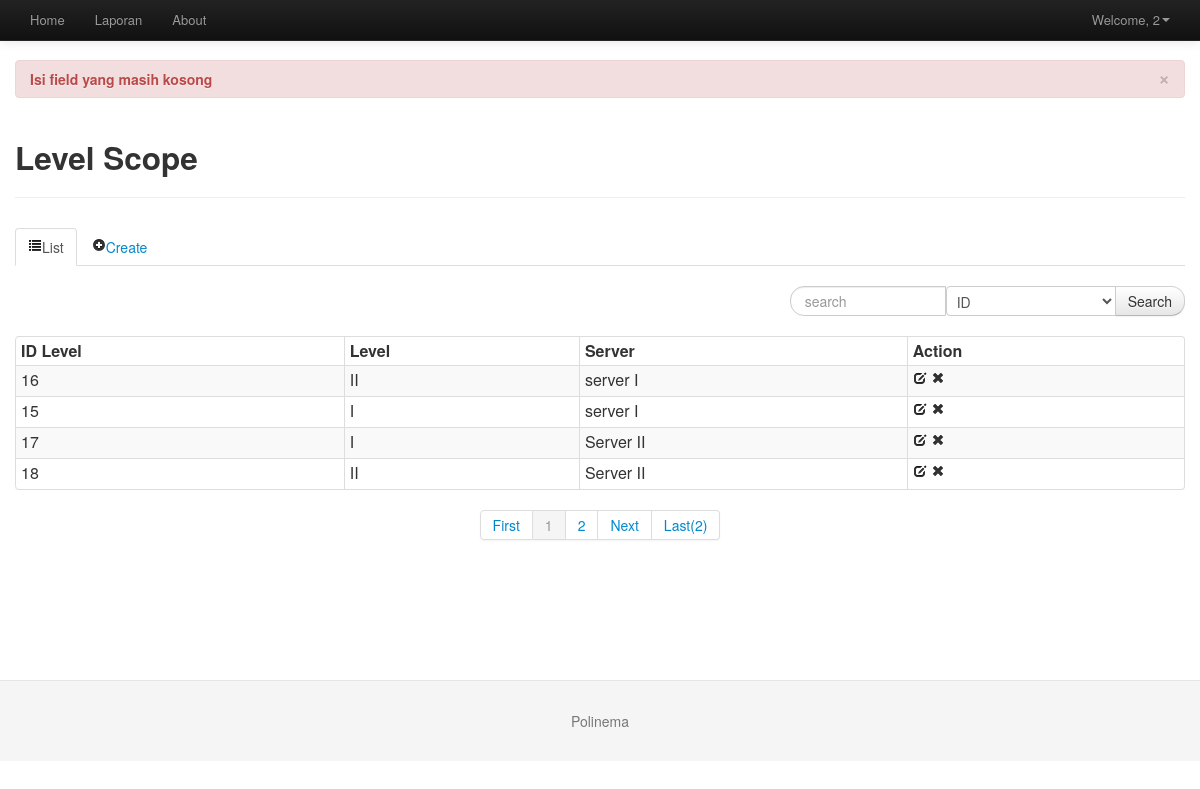
Screenshot of /?page=Level&error=empty (signed in) with the database file from the repository.
### tables this page shows
CREATE TABLE IF NOT EXISTS `siswa` (
  `id` int(10) NOT NULL AUTO_INCREMENT,
  `nis` int(100) NOT NULL,
  `nama_siswa` varchar(100) NOT NULL,
  `password` varchar(100) NOT NULL,
  `id_kelas` int(10) NOT NULL,
  `email` varchar(100) NOT NULL,
  PRIMARY KEY (`id`)
);

CREATE TABLE IF NOT EXISTS `kelas` (
  `id` int(10) NOT NULL AUTO_INCREMENT,
  `id_jurusan` int(10) NOT NULL,
  `nama_kelas` varchar(100) NOT NULL,
  PRIMARY KEY (`id`)
);

CREATE TABLE IF NOT EXISTS `jurusan` (
  `id` int(10) NOT NULL AUTO_INCREMENT,
  `nama_jurusan` varchar(100) NOT NULL,
  PRIMARY KEY (`id`),
  UNIQUE KEY `nama_jurusan` (`nama_jurusan`)
);

### master/master_kelas.php (the view, shortened to what this page needs)
<div class="row">
<div class="span12">
<?php
	$dataPerPage = 10;
	if(isset($_GET['halaman']) and !empty($_GET['halaman']))
	{
		$noPage = $_GET['halaman'];
	}
	else $noPage = 1;
	$offset = ($noPage - 1) * $dataPerPage;
?>
	<div class="page-header">
		<h2>Level Scope</h2>
	</div>
	<div>
		<ul class="nav nav-tabs">
            <li class="active"><a href="#list" data-toggle="tab"><i class="icon-list"></i>List</a></li>
            <li><a href="#new" data-toggle="tab"><i class="icon-plus-sign"></i>Create</a></li>
         </ul>
<div class="tab-content active">
    <div class="tab-pane active" id="list">
 		<form class="form-search" align="right" method="GET" action="">
		  <div class="input-append">
			<input type="text" class="span2 search-query" placeholder="search" name="txt_search">
			<select class="span2" name="jenis_search">
				<option value='kelas.id'>ID</option>
			</select>
			<button type="submit" class="btn">Search</button>
		  </div>
		</form>
        <table class="table table-striped table-condensed table-bordered">
            <thead>
                <tr>
                    <th>ID Level</th>
                    <th>Level</th>
                    <th>Server</th>
                    <th>Action</th>
                </tr>
            </thead>
        <tbody>
		<?php
		if(empty($_GET["txt_search"])){
		$txt_search="";
		}
		else{
		$txt_search=$_GET["txt_search"];
		}
		$jenis_search = $_GET["jenis_search"];
		if(!empty($txt_search)){
			$query_count   = mysql_query("SELECT COUNT(*) AS jml_data FROM kelas where $jenis_search like '%$txt_search%'");
			$query_page = mysql_query("select kelas.id,kelas.id_jurusan,kelas.nama_kelas,jurusan.nama_jurusan from kelas,jurusan where kelas.id_jurusan=jurusan.id and $jenis_search like '%$txt_search%' LIMIT $offset, $dataPerPage");
		}else{
			$query_count   = mysql_query("SELECT COUNT(*) AS jml_data FROM kelas");
			$query_page = mysql_query("select kelas.id,kelas.id_jurusan,kelas.nama_kelas,jurusan.nama_jurusan from kelas,jurusan where kelas.id_jurusan=jurusan.id LIMIT $offset, $dataPerPage");
		}
			$array_count   = mysql_fetch_array($query_count);
			$jml_data = $array_count["jml_data"];
			$jumPage = ceil($jml_data/$dataPerPage);
			while($array_page = mysql_fetch_array($query_page)){
		?>
            <tr>
                <td><?php echo $array_page["id"]; ?></td>
                <td><?php echo $array_page["nama_kelas"]; ?></td>
                <td><?php echo $array_page["nama_jurusan"]; ?></td>
                <td>
                    <a href="#edit" data-toggle="modal" onclick="javacript:edit(<?php echo $array_page['id'].",'".$array_page['id_jurusan']."','".$array_page["nama_kelas"]."','".$array_page['nama_jurusan']."'";?>)"><i class="icon-edit"></i></a>
                    <a href="javascript:confirmDelete('proses/master_kelas/delete.php?id=<?php echo $array_page["id"]; ?>')"><i class="icon-remove"></i></a>
                </td>
            </tr>
		<?php
			}
		?>
        </tbody>
        </table>
		<div class="pagination pagination-centered">
			<?php
			if(!empty($txt_search)){
			?>
            <ul>
                <li><a href="?page=Level&halaman=1&txt_search=<?php echo $txt_search; ?>&jenis_search=<?php echo $jenis_search; ?>">First</a></li>
                <li>
					<?php
					if ($noPage > 1) echo  "<a href='?page=Level&halaman=".($noPage-1)."&txt_search=".$txt_search."&jenis_search=".$jenis_search."'>Prev</a>";
                   ?>
                </li>
					<?php
						$noPage1 = $noPage - 1;
						$noPage2 = $noPage - 2;
						$noPage3 = $noPage + 1;
						$noPage4 = $noPage + 2;
						if($noPage > 2)echo "<li><a href='?page=Level&halaman=".$noPage2."&txt_search=".$txt_search."&jenis_search=".$jenis_search."'>".$noPage2."</a></li>";
						if($noPage > 1)echo "<li><a href='?page=Level&halaman=".$noPage1."&txt_search=".$txt_search."&jenis_search=".$jenis_search."'>".$noPage1."</a></li>";
						echo "<li class='active'><a href='?page=Level&halaman=".$noPage."&txt_search=".$txt_search."&jenis_search=".$jenis_search."'>".$noPage."</a></li>";
						if($jumPage > $noPage){
							echo "<li><a href='?page=Level&halaman=".$noPage3."&txt_search=".$txt_search."&jenis_search=".$jenis_search."'>".$noPage3."</a></li>";
							if($jumPage > $noPage3)echo "<li><a href='?page=Level&halaman=".$noPage4."&txt_search=".$txt_search."&jenis_search=".$jenis_search."'>".$noPage4."</a></li>";
						}
					?>
                <li>
                        <?php
						if ($noPage < $jumPage) echo "<li><a href='?page=Level&halaman=".($noPage+1)."&txt_search=".$txt_search."&jenis_search=".$jenis_search."'>Next</a>";
						?>
                </li>
                <li><a href="?page=Level&halaman=<?php echo $jumPage; ?>&txt_search=<?php echo $txt_search; ?>&jenis_search=<?php echo $jenis_search; ?>">Last(<?php echo $jumPage; ?>)</a></li>
            </ul>
			<?php
			}else{
			?>
			<ul>
                <li><a href="?page=Level&halaman=1">First</a></li>
					<?php
						$noPage3 = $noPage + 1;
						echo "<li class='active'><a href='?page=Level&halaman=".$noPage."'>".$noPage."</a></li>";
						if($jumPage > $noPage){
							echo "<li><a href='?page=Level&halaman=".$noPage3."'>".$noPage3."</a></li>";
						}
					?>
                <li>
                        <?php
						if ($noPage < $jumPage) echo "<li><a href='?page=Level&halaman=".($noPage+1)."'>Next</a>";
						?>
                </li>
                <li><a href="?page=Level&halaman=<?php echo $jumPage; ?>">Last(<?php echo $jumPage; ?>)</a></li>
            </ul>
			<?php
			}
			?>
        </div>
    </div>
</div>
</div>
</div>
</div>

### menu/user.php (shortened to what this page needs)
<ul class="nav pull-right">
<?php
if($user_type == "admin"){
	$query_menu_user = mysql_query("select*from admin where id='$id_user'");
	$array_menu_user = mysql_fetch_array($query_menu_user);
	$nama_menu_user = $array_menu_user["nama"];
}else if($user_type == "siswa"){
	$query_menu_user = mysql_query("select*from siswa where id='$id_user'");
	$array_menu_user = mysql_fetch_array($query_menu_user);
	$nama_menu_user = $array_menu_user["nama_siswa"];
}
?>
	<li class="dropdown">
                 <a href="#" class="dropdown-toggle" data-toggle="dropdown">
                     Welcome, <?php echo $nama_menu_user; ?><b class="caret"></b>
                 </a>
             </li>
         </ul>
       </div>
     </div>
   </div>
 </div>

### assets/css/docs.css (style rules this page uses)
body { position: relative; padding-top: 40px; }

### rows the page displays
siswa: nama_siswa "2"
kelas: id "16", nama_kelas "II", id_jurusan.nama_jurusan "server I"
kelas: id "15", nama_kelas "I", id_jurusan.nama_jurusan "server I"
kelas: id "17", nama_kelas "I", id_jurusan.nama_jurusan "Server II"
kelas: id "18", nama_kelas "II", id_jurusan.nama_jurusan "Server II"

### other values shown
$noPage "1"
$noPage3 "2"
$jumPage "2"
